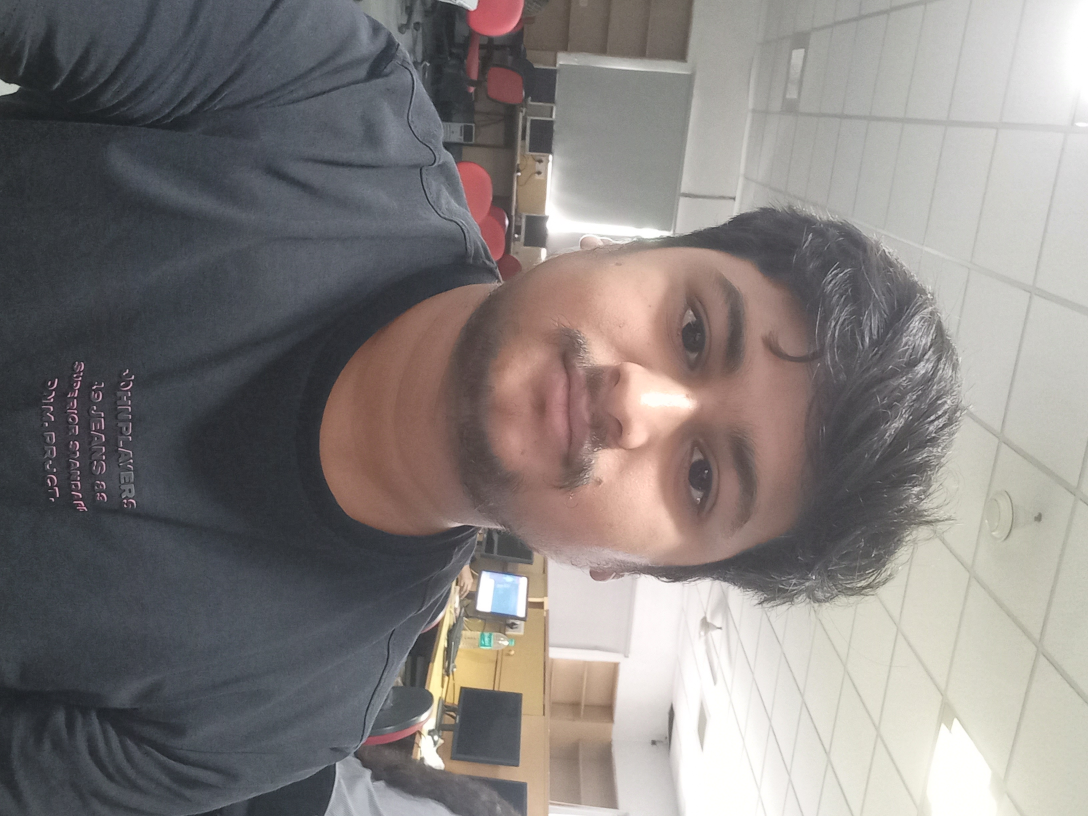
#> input picture images/author-profile.jpg, 3264 x 2448 px (shown at 1/3 size)
$ python generate_responsive_images.py images/author-profile.jpg
#> lines starting #> are read from the running program, lines starting #| are printed output that depends on the picture
import os
from PIL import Image
from pathlib import Path

def generate_responsive_images(image_path, output_dir=None, sizes=None):
    """
    Generate responsive image variants for different screen sizes.

    Args:
        image_path (str): Path to the source image
        output_dir (str, optional): Directory to save the resized images. Defaults to same as source.
        sizes (list, optional): List of widths to generate. Defaults to [300, 600, 900, 1200].
    """
#> called with image_path = 'images/author-profile.jpg'
    if sizes is None:
        sizes = [300, 600, 900, 1200]

    # Create output directory if it doesn't exist
    if output_dir:
        os.makedirs(output_dir, exist_ok=True)
    else:
        output_dir = os.path.dirname(image_path)

    # Open the image
    try:
        with Image.open(image_path) as img:
            # Convert to RGB if necessary (for PNGs with transparency)
#> img is the input picture: PIL image 3264x2448 RGB; mean R, G, B 132.5, 127.4, 125.8
            if img.mode in ('RGBA', 'LA'):
                background = Image.new('RGB', img.size, (255, 255, 255))
                background.paste(img, mask=img.split()[-1])
                img = background
            elif img.mode != 'RGB':
                img = img.convert('RGB')

            # Get the base filename without extension
            base_filename = os.path.splitext(os.path.basename(image_path))[0]

            # Generate resized images
            for size in sizes:
                # Calculate new height maintaining aspect ratio
                width_percent = size / float(img.size[0])
                new_height = int(float(img.size[1]) * float(width_percent))

                # Resize the image
                resized = img.resize((size, new_height), Image.Resampling.LANCZOS)

                # Save as JPG
                jpg_filename = f"{base_filename}-{size}w.jpg"
                jpg_path = os.path.join(output_dir, jpg_filename)
                resized.save(jpg_path, 'JPEG', quality=85, optimize=True)
                print(f"Generated: {jpg_path}")

                # Save as WebP
                webp_filename = f"{base_filename}-{size}w.webp"
                webp_path = os.path.join(output_dir, webp_filename)
                resized.save(webp_path, 'WEBP', quality=85, method=6)
                print(f"Generated: {webp_path}")
#> this loop made 4 passes
#> pass 1, in generate_responsive_images, `resized = img.resize((size, new_height), Image.Resampling.LANCZOS)`:
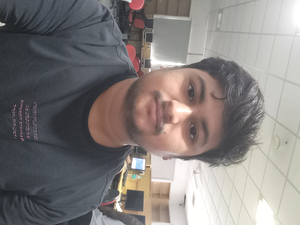
#> resized: PIL image 300x225 RGB; mean R, G, B 132.5, 127.4, 125.8

    except Exception as e:
        print(f"Error processing {image_path}: {str(e)}")

def process_directory(directory, output_dir=None, extensions=None):
    """
    Process all images in a directory.

    Args:
        directory (str): Directory containing images
        output_dir (str, optional): Directory to save resized images. Defaults to same as source.
        extensions (list, optional): List of file extensions to process. Defaults to ['.jpg', '.jpeg', '.png'].
    """
    if extensions is None:
        extensions = ['.jpg', '.jpeg', '.png']

    # Walk through the directory
    for root, _, files in os.walk(directory):
        for filename in files:
            # Check if file has a valid extension
            if any(filename.lower().endswith(ext) for ext in extensions):
                file_path = os.path.join(root, filename)
                generate_responsive_images(file_path, output_dir)

if __name__ == "__main__":
    import argparse

    # Set up argument parser
    parser = argparse.ArgumentParser(description='Generate responsive image variants.')
    parser.add_argument('path', help='Path to image file or directory')
    parser.add_argument('--output', '-o', help='Output directory (default: same as source)')
    parser.add_argument('--sizes', '-s', nargs='+', type=int, default=[300, 600, 900, 1200],
                       help='List of widths to generate (default: 300 600 900 1200)')

    # Parse arguments
    args = parser.parse_args()

    # Check if path exists
    if not os.path.exists(args.path):
        print(f"Error: Path '{args.path}' does not exist")
        exit(1)

    # Process single file or directory
    if os.path.isfile(args.path):
        generate_responsive_images(args.path, args.output, args.sizes)
    else:
        process_directory(args.path, args.output)
